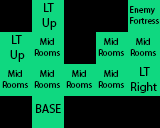

Rendered tile map (Tiled .tmx) drawn with the repository's tilesets; below, a short description and the full map source, tile grids included:
An orthogonal 5x4 tile map with 32x32 px tiles, 1 tile layer (Capa de Patrones 1).

<map version="1.0" tiledversion="1.0.3" orientation="orthogonal" renderorder="right-down" width="5" height="4" tilewidth="32" tileheight="32" nextobjectid="1">
  <image source="wastelandTiles.png" width="626" height="659" />
  <tileset firstgid="1" name="mapStructure" tilewidth="32" tileheight="32" tilecount="8" columns="4">
    <image source="mapStructure.png" width="128" height="64" />
  </tileset>
  <layer name="Capa de Patrones 1" width="5" height="4">
    <data>
      <tile gid="0" />
      <tile gid="3" />
      <tile gid="0" />
      <tile gid="0" />
      <tile gid="2" />
      <tile gid="3" />
      <tile gid="7" />
      <tile gid="0" />
      <tile gid="7" />
      <tile gid="7" />
      <tile gid="7" />
      <tile gid="7" />
      <tile gid="7" />
      <tile gid="7" />
      <tile gid="4" />
      <tile gid="0" />
      <tile gid="1" />
      <tile gid="0" />
      <tile gid="0" />
      <tile gid="0" />
    </data>
  </layer>
</map>
